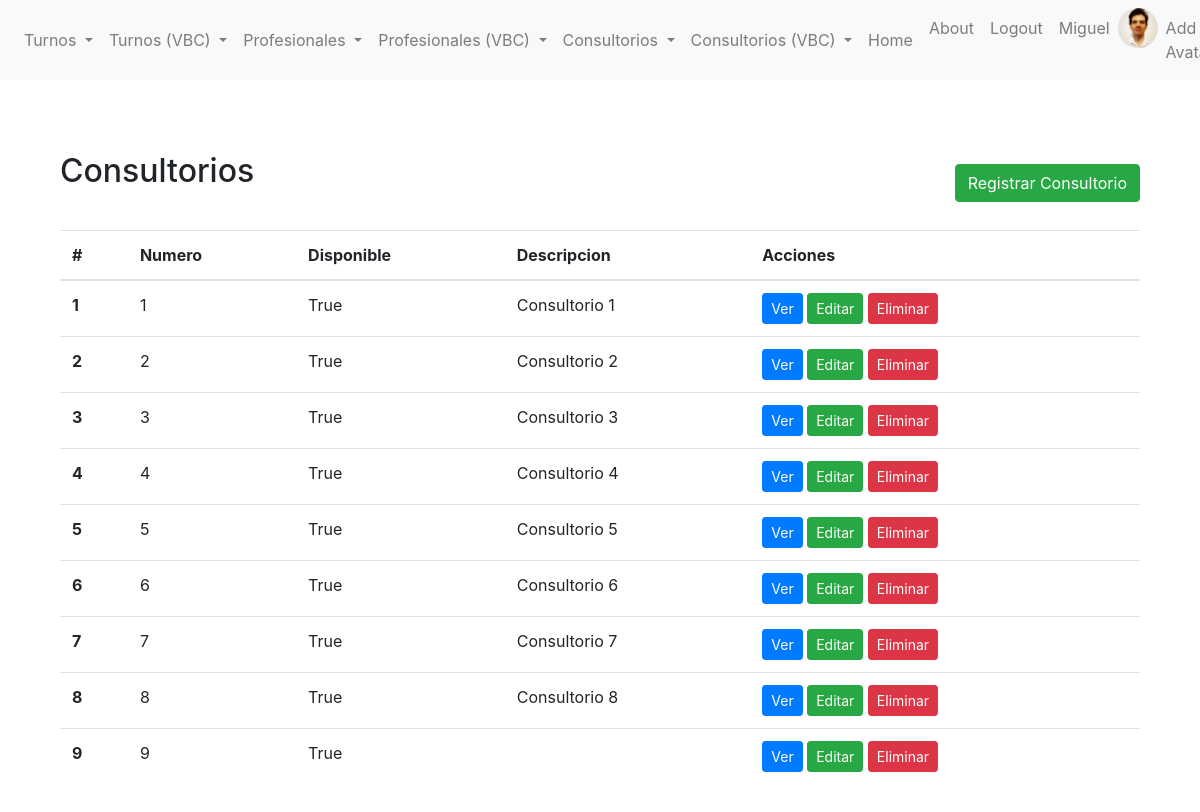
The app's page /reserva_turnos/consultorios-list/ (signed in) with its own data.
### reserva_turnos/models.py (models this page shows, shortened)
class Avatar(models.Model):
    user = models.OneToOneField(User, on_delete=models.CASCADE, related_name='avatar')
    image = models.ImageField(upload_to='avatars/')

class Consultorio(models.Model):
    nombre = models.CharField(max_length=100)
    disponible = models.BooleanField(default=True)
    descripcion = models.TextField(blank=True, null=True)

### reserva_turnos/views.py (the view)
# urls.py: path("consultorios-list/", list_consultorio_view, name="consultorios-list"),
@login_required
def list_consultorio_view(request):
    consultorios = Consultorio.objects.all()
    contexto_dict = {"todos_los_consultorios": consultorios}
    return render(request, "reserva_turnos/list_consultorio.html", contexto_dict)

### reserva_turnos/templates/reserva_turnos/list_consultorio.html (shortened to what this page needs)
{% extends 'reserva_turnos/base.html' %}
{% block content %}
<section class="py-5">
    <div class="container">
        <div class="d-flex justify-content-between align-items-center mb-3">
            <h2 class="mb-4">Consultorios</h2>
            <a href="{% url 'crear_consultorio' %}" class="btn btn-success">Registrar Consultorio</a>
        </div>
        <table class="table">
            <thead>
                <tr>
                    <th scope="col">#</th>
                    <th scope="col">Numero</th>
                    <th scope="col">Disponible</th>
                    <th scope="col">Descripcion</th>
                    <th scope="col">Acciones</th>
                </tr>
            </thead>
            <tbody>
                {% if todos_los_consultorios %}
                {% for consultorios in todos_los_consultorios %}
                <tr>
                    <th scope="row">{{ forloop.counter }}</th>
                    <td>{{ consultorios.nombre }}</td>
                    <td>{{ consultorios.disponible }}</td>
                    <td>{{ consultorios.descripcion }}</td>
                    <td>
                        <a href="{% url 'consultorio-detail' consultorios.id %}" class="btn btn-primary btn-sm">Ver</a>
                        <a href="{% url 'consultorio-update' consultorios.id %}" class="btn btn-success btn-sm">Editar</a>
                        <a href="{% url 'consultorio-delete' consultorios.id %}" class="btn btn-danger btn-sm">Eliminar</a>
                    </td>
                </tr>
                {% endfor %}
                {% else %}
                <tr>
                    <td colspan="7">No hay consultorios disponibles.</td>
                </tr>
                {% endif %}
            </tbody>
        </table>
    </div>
</section>
{% endblock %}

### reserva_turnos/templates/reserva_turnos/base.html (shortened to what this page needs)
{% load static %}
<!DOCTYPE html>
<html lang="en">
<head>
    <link rel="stylesheet" href="{% static 'reserva_turnos/css/bootstrap.css' %}">
</head>
<body>
    <nav class="navbar navbar-expand-lg navbar-light bg-light">
        <div class="collapse navbar-collapse" id="navbarNav">
            <ul class="navbar-nav">
                {% if user.is_authenticated %}
                <li class="nav-item dropdown">
                    <a class="nav-link dropdown-toggle" href="#" id="navbarDropdownMenuLinkReserva" role="button" data-toggle="dropdown" aria-haspopup="true" aria-expanded="false">
                        Turnos
                    </a>
                </li>
                <li class="nav-item dropdown">
                    <a class="nav-link dropdown-toggle" href="#" id="navbarDropdownMenuLinkSala" role="button" data-toggle="dropdown" aria-haspopup="true" aria-expanded="false">
                        Turnos (VBC)
                    </a>
                <li class="nav-item dropdown">
                    <a class="nav-link dropdown-toggle" href="#" id="navbarDropdownMenuLinkReserva" role="button" data-toggle="dropdown" aria-haspopup="true" aria-expanded="false">
                        Profesionales
                    </a>
                </li>
                <li class="nav-item dropdown">
                    <a class="nav-link dropdown-toggle" href="#" id="navbarDropdownMenuLinkSala" role="button" data-toggle="dropdown" aria-haspopup="true" aria-expanded="false">
                        Profesionales (VBC)
                    </a>
                <li class="nav-item dropdown">
                    <a class="nav-link dropdown-toggle" href="#" id="navbarDropdownMenuLinkSala" role="button" data-toggle="dropdown" aria-haspopup="true" aria-expanded="false">
                        Consultorios
                    </a>
                <li class="nav-item dropdown">
                    <a class="nav-link dropdown-toggle" href="#" id="navbarDropdownMenuLinkSala" role="button" data-toggle="dropdown" aria-haspopup="true" aria-expanded="false">
                        Consultorios (VBC)
                    </a>
                <li class="nav-item">
                    <a class="nav-link" href="{% url "reserva_turnos-home" %}">Home</a>
                </li>
                {% endif %}
            </ul>
            <ul class="navbar-nav ml-auto">
                {% if user.is_authenticated %}
                <li class="nav-item">
                    <a class="nav-link" href="{% url 'about' %}">About</a>
                </li>
                <li class="nav-item">
                    <a class="nav-link" href="{% url 'logout' %}">Logout</a>
                </li>
                <li class="nav-item">
                    <a class="nav-link" href="{% url 'editar-perfil' %}">{{ user }}</a>
                </li>
                <li class="nav-item">
                    {% if user.avatar.image %}
                    <img src="{{ user.avatar.image.url }}" alt="Avatar" style="height: 40px; width: 40px; border-radius: 50%;">
                    {% endif %}
                    <li class="nav-item">
                        <a href="{% url 'avatar_add' %}" class="nav-link">Add Avatar</a>
                    </li>
                {% endif %}
        </div>
    </nav>
    <div class="container mt-4">
        {% block content %}{% endblock content %}
    </div>
</body>
</html>

### records on screen
Consultorio: nombre "1", disponible "True", descripcion "Consultorio 1"
Consultorio: nombre "2", disponible "True", descripcion "Consultorio 2"
Consultorio: nombre "3", disponible "True", descripcion "Consultorio 3"
Consultorio: nombre "4", disponible "True", descripcion "Consultorio 4"
Consultorio: nombre "5", disponible "True", descripcion "Consultorio 5"
Consultorio: nombre "6", disponible "True", descripcion "Consultorio 6"
Consultorio: nombre "7", disponible "True", descripcion "Consultorio 7"
Consultorio: nombre "8", disponible "True", descripcion "Consultorio 8"
Consultorio: nombre "9", disponible "True"

### other values on screen
{{ user }} "Miguel"
